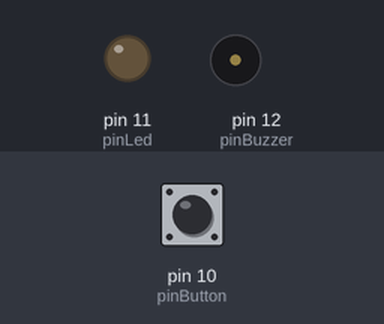
A sketch run on a simulated Arduino Uno, built with avr-gcc and run on an emulated ATmega328P. On the bench: output pins drawn as LEDs (lit = HIGH), buzzer (waves = sounding, pin HIGH). The test bench sets the inputs (shaded band); at power-on: pin 10 (pinButton) LOW.

Above: at 1.2 s.
1.3 s: pin 10 (pinButton) pulled HIGH for 0.15 s
At 1.37 s:
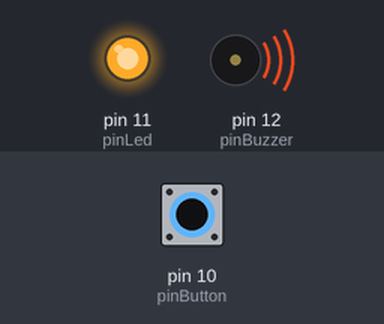
2.9 s: pin 10 (pinButton) pulled HIGH for 3.2 s
At 7.4 s:
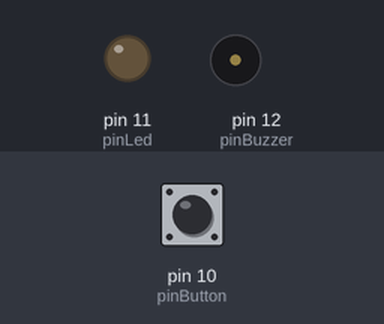
Timing chart, 0 to 8.9 s (numbered marks = the images above; inputs shaded):
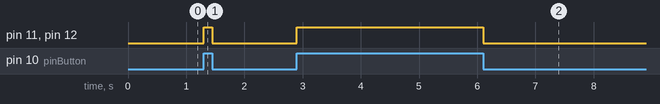

Measured:
- after the input at 1.3 s, pin 11 (pinLed), pin 12 (pinBuzzer): LOW → HIGH at once, → LOW 0.15 s later
- after the input at 2.9 s, pin 11 (pinLed), pin 12 (pinBuzzer): LOW → HIGH at once, → LOW 3.2 s later

The sketch:

scenario1.ino
```cpp
/*
Scenario 1 : Very simple alarm
Pushing a button activates a LED and a buzzer. Releasing the button switches the actuators off
*/

const byte pinBuzzer = 12;
const byte pinLed = 11;
const byte pinButton = 10;


void setup() {
  pinMode(pinBuzzer, OUTPUT);
  pinMode(pinLed, OUTPUT);
  pinMode(pinButton, INPUT);
}

void loop() {
  int isPressed =  digitalRead(pinButton);
  if(isPressed ==1) {
    digitalWrite(pinLed, HIGH);
    digitalWrite(pinBuzzer, HIGH);
  }
  else {
    digitalWrite(pinLed, LOW);
    digitalWrite(pinBuzzer, LOW);
  }
} 
```
